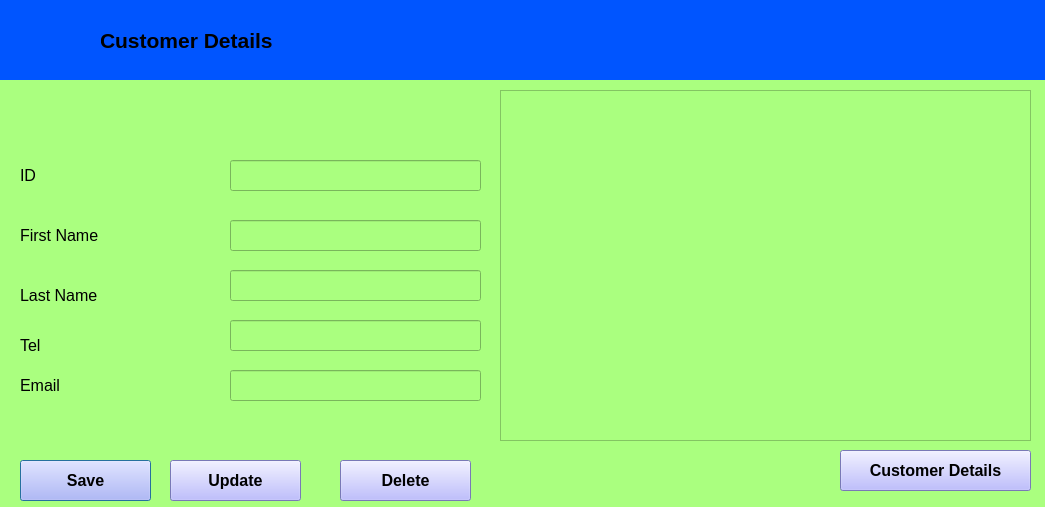
<?xml version="1.0" encoding="UTF-8"?>
<ui version="4.0">
 <class>Customer</class>
 <widget class="QDialog" name="Customer">
  <property name="geometry">
   <rect>
    <x>0</x>
    <y>0</y>
    <width>1045</width>
    <height>507</height>
   </rect>
  </property>
  <property name="windowTitle">
   <string>Stock Management System</string>
  </property>
  <property name="windowIcon">
   <iconset resource="src.qrc">
    <normaloff>:/new/prefix1/301-x-251-png-3kb-inventory-control-icon-.png</normaloff>:/new/prefix1/301-x-251-png-3kb-inventory-control-icon-.png</iconset>
  </property>
  <property name="styleSheet">
   <string notr="true">background-color: rgb(170, 255, 127);</string>
  </property>
  <widget class="QLabel" name="lblpassword">
   <property name="geometry">
    <rect>
     <x>20</x>
     <y>370</y>
     <width>101</width>
     <height>31</height>
    </rect>
   </property>
   <property name="text">
    <string>&lt;html&gt;&lt;head/&gt;&lt;body&gt;&lt;p&gt;&lt;span style=&quot; font-size:12pt;&quot;&gt;Email&lt;/span&gt;&lt;/p&gt;&lt;/body&gt;&lt;/html&gt;</string>
   </property>
  </widget>
  <widget class="QPushButton" name="btnsave">
   <property name="geometry">
    <rect>
     <x>20</x>
     <y>460</y>
     <width>131</width>
     <height>41</height>
    </rect>
   </property>
   <property name="font">
    <font>
     <family>Arial</family>
     <pointsize>12</pointsize>
     <weight>75</weight>
     <italic>false</italic>
     <bold>true</bold>
    </font>
   </property>
   <property name="styleSheet">
    <string notr="true">background-color: rgb(170, 170, 255);
border-color: qlineargradient(spread:pad, x1:0, y1:0, x2:1, y2:0, stop:0 rgba(0, 0, 0, 255), stop:1 rgba(255, 255, 255, 255));</string>
   </property>
   <property name="text">
    <string>Save</string>
   </property>
  </widget>
  <widget class="QPushButton" name="btnupdate">
   <property name="geometry">
    <rect>
     <x>170</x>
     <y>460</y>
     <width>131</width>
     <height>41</height>
    </rect>
   </property>
   <property name="font">
    <font>
     <family>Arial</family>
     <pointsize>12</pointsize>
     <weight>75</weight>
     <italic>false</italic>
     <bold>true</bold>
    </font>
   </property>
   <property name="styleSheet">
    <string notr="true">background-color: rgb(170, 170, 255);
border-color: qlineargradient(spread:pad, x1:0, y1:0, x2:1, y2:0, stop:0 rgba(0, 0, 0, 255), stop:1 rgba(255, 255, 255, 255));</string>
   </property>
   <property name="text">
    <string>Update</string>
   </property>
  </widget>
  <widget class="QPushButton" name="btndelete">
   <property name="geometry">
    <rect>
     <x>340</x>
     <y>460</y>
     <width>131</width>
     <height>41</height>
    </rect>
   </property>
   <property name="font">
    <font>
     <family>Arial</family>
     <pointsize>12</pointsize>
     <weight>75</weight>
     <italic>false</italic>
     <bold>true</bold>
    </font>
   </property>
   <property name="styleSheet">
    <string notr="true">background-color: rgb(170, 170, 255);
border-color: qlineargradient(spread:pad, x1:0, y1:0, x2:1, y2:0, stop:0 rgba(0, 0, 0, 255), stop:1 rgba(255, 255, 255, 255));</string>
   </property>
   <property name="text">
    <string>Delete</string>
   </property>
  </widget>
  <widget class="QLineEdit" name="lineEdit_cid">
   <property name="geometry">
    <rect>
     <x>230</x>
     <y>160</y>
     <width>251</width>
     <height>31</height>
    </rect>
   </property>
  </widget>
  <widget class="QTableView" name="tableView">
   <property name="geometry">
    <rect>
     <x>500</x>
     <y>90</y>
     <width>531</width>
     <height>351</height>
    </rect>
   </property>
  </widget>
  <widget class="QLabel" name="lblusername">
   <property name="geometry">
    <rect>
     <x>20</x>
     <y>280</y>
     <width>101</width>
     <height>31</height>
    </rect>
   </property>
   <property name="text">
    <string>&lt;html&gt;&lt;head/&gt;&lt;body&gt;&lt;p&gt;&lt;span style=&quot; font-size:12pt;&quot;&gt;Last Name&lt;/span&gt;&lt;/p&gt;&lt;/body&gt;&lt;/html&gt;</string>
   </property>
  </widget>
  <widget class="QLabel" name="lblage">
   <property name="geometry">
    <rect>
     <x>20</x>
     <y>330</y>
     <width>51</width>
     <height>31</height>
    </rect>
   </property>
   <property name="text">
    <string>&lt;html&gt;&lt;head/&gt;&lt;body&gt;&lt;p&gt;&lt;span style=&quot; font-size:12pt;&quot;&gt;Tel&lt;/span&gt;&lt;/p&gt;&lt;/body&gt;&lt;/html&gt;</string>
   </property>
  </widget>
  <widget class="QLineEdit" name="lineEdit_lname">
   <property name="geometry">
    <rect>
     <x>230</x>
     <y>270</y>
     <width>251</width>
     <height>31</height>
    </rect>
   </property>
  </widget>
  <widget class="QLabel" name="lbleid">
   <property name="geometry">
    <rect>
     <x>20</x>
     <y>160</y>
     <width>121</width>
     <height>31</height>
    </rect>
   </property>
   <property name="text">
    <string>&lt;html&gt;&lt;head/&gt;&lt;body&gt;&lt;p&gt;&lt;span style=&quot; font-size:12pt;&quot;&gt; ID&lt;/span&gt;&lt;/p&gt;&lt;/body&gt;&lt;/html&gt;</string>
   </property>
  </widget>
  <widget class="QLineEdit" name="lineEdit_email">
   <property name="geometry">
    <rect>
     <x>230</x>
     <y>370</y>
     <width>251</width>
     <height>31</height>
    </rect>
   </property>
  </widget>
  <widget class="QLabel" name="lblname">
   <property name="geometry">
    <rect>
     <x>20</x>
     <y>220</y>
     <width>101</width>
     <height>31</height>
    </rect>
   </property>
   <property name="text">
    <string>&lt;html&gt;&lt;head/&gt;&lt;body&gt;&lt;p&gt;&lt;span style=&quot; font-size:12pt;&quot;&gt;First Name&lt;/span&gt;&lt;/p&gt;&lt;/body&gt;&lt;/html&gt;</string>
   </property>
  </widget>
  <widget class="QLineEdit" name="lineEdit_fname">
   <property name="geometry">
    <rect>
     <x>230</x>
     <y>220</y>
     <width>251</width>
     <height>31</height>
    </rect>
   </property>
  </widget>
  <widget class="QPushButton" name="btnload">
   <property name="geometry">
    <rect>
     <x>840</x>
     <y>450</y>
     <width>191</width>
     <height>41</height>
    </rect>
   </property>
   <property name="font">
    <font>
     <family>Arial</family>
     <pointsize>12</pointsize>
     <weight>75</weight>
     <italic>false</italic>
     <bold>true</bold>
    </font>
   </property>
   <property name="styleSheet">
    <string notr="true">background-color: rgb(170, 170, 255);
border-color: qlineargradient(spread:pad, x1:0, y1:0, x2:1, y2:0, stop:0 rgba(0, 0, 0, 255), stop:1 rgba(255, 255, 255, 255));</string>
   </property>
   <property name="text">
    <string>Customer Details</string>
   </property>
  </widget>
  <widget class="QLineEdit" name="lineEdit_tel">
   <property name="geometry">
    <rect>
     <x>230</x>
     <y>320</y>
     <width>251</width>
     <height>31</height>
    </rect>
   </property>
  </widget>
  <widget class="QFrame" name="frame">
   <property name="geometry">
    <rect>
     <x>0</x>
     <y>0</y>
     <width>1051</width>
     <height>80</height>
    </rect>
   </property>
   <property name="frameShape">
    <enum>QFrame::StyledPanel</enum>
   </property>
   <property name="frameShadow">
    <enum>QFrame::Raised</enum>
   </property>
   <widget class="QLabel" name="label_9">
    <property name="geometry">
     <rect>
      <x>100</x>
      <y>0</y>
      <width>951</width>
      <height>81</height>
     </rect>
    </property>
    <property name="styleSheet">
     <string notr="true">background-color: rgb(0, 85, 255);</string>
    </property>
    <property name="text">
     <string>&lt;html&gt;&lt;head/&gt;&lt;body&gt;&lt;p&gt;&lt;span style=&quot; font-size:16pt; font-weight:600;&quot;&gt;Customer Details&lt;/span&gt;&lt;/p&gt;&lt;/body&gt;&lt;/html&gt;</string>
    </property>
   </widget>
   <widget class="QLabel" name="label_10">
    <property name="geometry">
     <rect>
      <x>0</x>
      <y>0</y>
      <width>101</width>
      <height>81</height>
     </rect>
    </property>
    <property name="styleSheet">
     <string notr="true">image: url(:/new/prefix1/download.png);
background-color: rgb(0, 85, 255);</string>
    </property>
    <property name="text">
     <string>&lt;html&gt;&lt;head/&gt;&lt;body&gt;&lt;p&gt;&lt;br/&gt;&lt;/p&gt;&lt;/body&gt;&lt;/html&gt;</string>
    </property>
   </widget>
  </widget>
 </widget>
 <resources>
  <include location="src.qrc"/>
 </resources>
 <connections/>
</ui>
